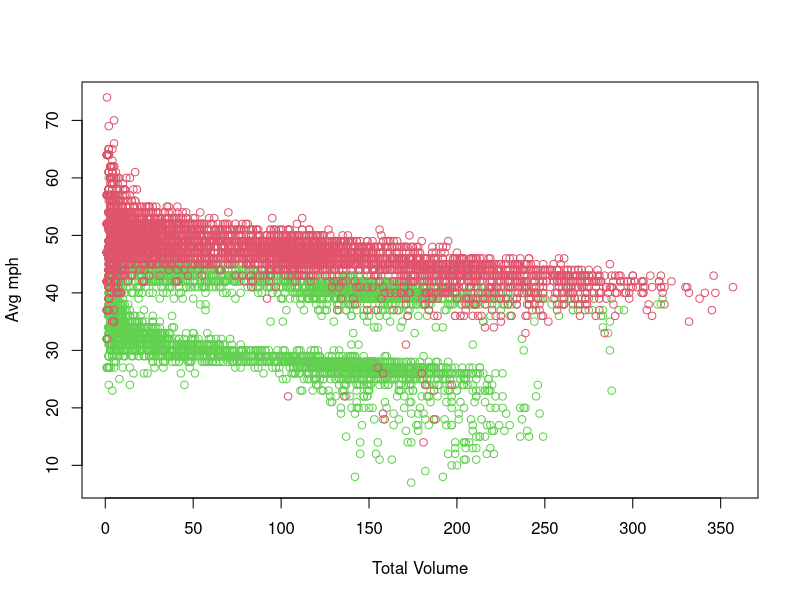
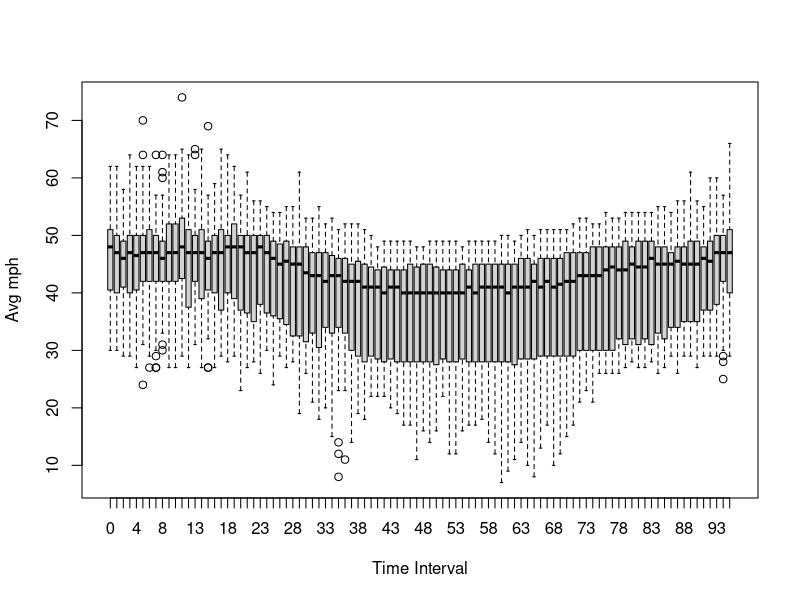

Write the R code that produced these figures, in order.
# Install and Read File
install.packages("tidyverse")
install.packages("readxl")
library(readxl)
Traffic_Data <- read_excel("Traffic Flow Data.xlsx")

# Check Data
traffic <- Traffic_Data
head(traffic)
getwd()


# MLR for volume, time, and site predicting mph
model <- lm(`Avg mph` ~ `Total Volume` + `Time Interval` + as.factor(`SiteId`), data = traffic)
summary(model)


# Descriptive and ANOVA
mean(traffic$`Total Volume`)
mean(traffic$`Avg mph`)
aov_mod <- aov(`Avg mph` ~ `Total Volume` + `Time Interval` + `SiteId`, data = traffic)
summary(aov_mod)


# Graphs
plot(`Avg mph` ~ `Total Volume`, data = traffic, col = `SiteId`)
boxplot(`Avg mph` ~ `Time Interval`, data = traffic)


# Site ID
table(traffic$SiteId)
aggregate(`Avg mph` ~ `SiteId`, data = traffic, mean)
